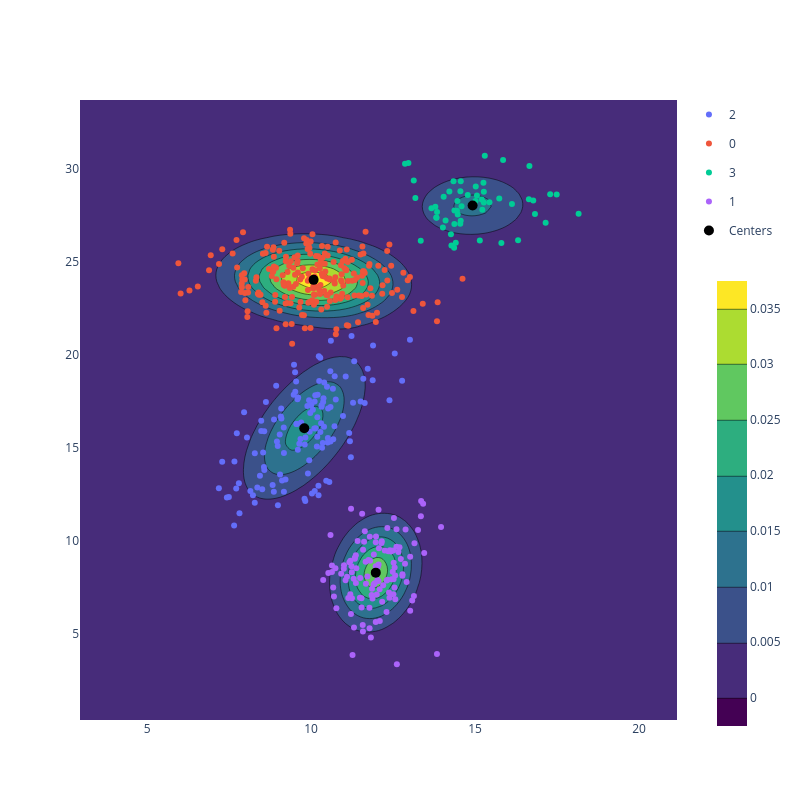

Notebook cell for this chart:
### Code cell
num_points = 100
speed_pts = np.linspace(bikes['Speed'].min()-3, bikes['Speed'].max()+3, num_points)
length_pts = np.linspace(bikes['Length'].min()-3, bikes['Length'].max()+3, num_points)

mu, Sigma, p = soln_path[-1]
fig = go.Figure()
fig.add_trace(gmm_surface(mu, Sigma, p, speed_pts, length_pts))
fig.update_layout(width=800, height=800)
fig.add_traces(px.scatter(bikes, x='Speed', y='Length', color='scikit gmm').data)
fig.add_scatter(x=mu[:,0], y=mu[:,1], mode='markers', marker=dict(color='black', size=10), name='Centers')
